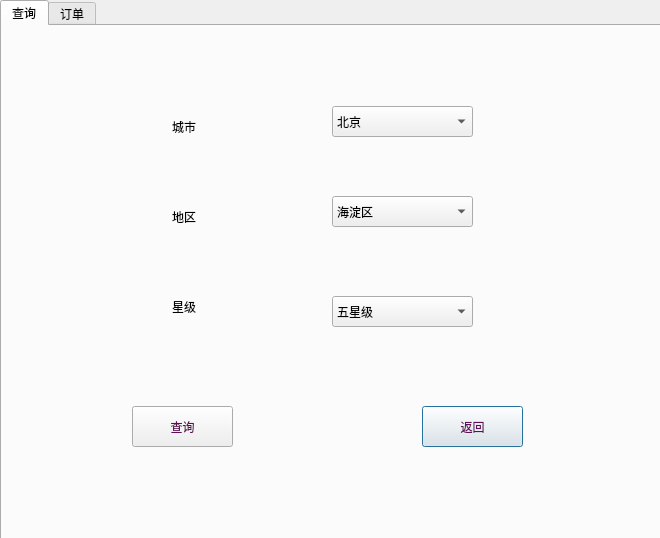
<?xml version="1.0" encoding="UTF-8"?>
<ui version="4.0">
 <class>customer_run</class>
 <widget class="QDialog" name="customer_run">
  <property name="geometry">
   <rect>
    <x>0</x>
    <y>0</y>
    <width>660</width>
    <height>538</height>
   </rect>
  </property>
  <property name="windowTitle">
   <string>顾客</string>
  </property>
  <widget class="QTabWidget" name="tabWidget">
   <property name="geometry">
    <rect>
     <x>0</x>
     <y>0</y>
     <width>661</width>
     <height>541</height>
    </rect>
   </property>
   <property name="currentIndex">
    <number>0</number>
   </property>
   <widget class="QWidget" name="tab">
    <attribute name="title">
     <string>查询</string>
    </attribute>
    <widget class="QPushButton" name="back">
     <property name="geometry">
      <rect>
       <x>420</x>
       <y>380</y>
       <width>101</width>
       <height>41</height>
      </rect>
     </property>
     <property name="styleSheet">
      <string notr="true">QPushButton
{
border-image: url(:/Image/kuang8.png);
font: 100 11pt &quot;方正清刻本悦宋简体&quot;;
color:rgb(96, 14, 89)
}
QPushButton:hover
{
border-image: url(:/Image/kuang9.png);
font: 100 11pt &quot;方正清刻本悦宋简体&quot;;
color:rgb(148, 17, 137)
}
QPushButton:pressed
{
border-image: url(:/Image/kuang10.png);
font: 100 11pt &quot;方正清刻本悦宋简体&quot;;
color:rgb(86, 11, 80)
}</string>
     </property>
     <property name="text">
      <string>返回</string>
     </property>
    </widget>
    <widget class="QPushButton" name="find">
     <property name="geometry">
      <rect>
       <x>130</x>
       <y>380</y>
       <width>101</width>
       <height>41</height>
      </rect>
     </property>
     <property name="styleSheet">
      <string notr="true">QPushButton
{
border-image: url(:/Image/kuang8.png);
font: 100 11pt &quot;方正清刻本悦宋简体&quot;;
color:rgb(96, 14, 89)
}
QPushButton:hover
{
border-image: url(:/Image/kuang9.png);
font: 100 11pt &quot;方正清刻本悦宋简体&quot;;
color:rgb(148, 17, 137)
}
QPushButton:pressed
{
border-image: url(:/Image/kuang10.png);
font: 100 11pt &quot;方正清刻本悦宋简体&quot;;
color:rgb(86, 11, 80)
}</string>
     </property>
     <property name="text">
      <string>查询</string>
     </property>
    </widget>
    <widget class="QLabel" name="label">
     <property name="geometry">
      <rect>
       <x>170</x>
       <y>80</y>
       <width>101</width>
       <height>41</height>
      </rect>
     </property>
     <property name="styleSheet">
      <string notr="true">font: 20pt &quot;方正呐喊体&quot;;</string>
     </property>
     <property name="text">
      <string>城市</string>
     </property>
    </widget>
    <widget class="QLabel" name="label_2">
     <property name="geometry">
      <rect>
       <x>170</x>
       <y>160</y>
       <width>91</width>
       <height>61</height>
      </rect>
     </property>
     <property name="styleSheet">
      <string notr="true">font: 20pt &quot;方正呐喊体&quot;;</string>
     </property>
     <property name="text">
      <string>地区</string>
     </property>
    </widget>
    <widget class="QLabel" name="label_3">
     <property name="geometry">
      <rect>
       <x>170</x>
       <y>260</y>
       <width>81</width>
       <height>41</height>
      </rect>
     </property>
     <property name="styleSheet">
      <string notr="true">font: 20pt &quot;方正呐喊体&quot;;</string>
     </property>
     <property name="text">
      <string>星级</string>
     </property>
    </widget>
    <widget class="QComboBox" name="city">
     <property name="geometry">
      <rect>
       <x>330</x>
       <y>80</y>
       <width>141</width>
       <height>31</height>
      </rect>
     </property>
     <property name="styleSheet">
      <string notr="true">font: 11pt &quot;方正清刻本悦宋简体&quot;;</string>
     </property>
     <item>
      <property name="text">
       <string>北京</string>
      </property>
     </item>
     <item>
      <property name="text">
       <string>上海</string>
      </property>
     </item>
    </widget>
    <widget class="QComboBox" name="area">
     <property name="geometry">
      <rect>
       <x>330</x>
       <y>170</y>
       <width>141</width>
       <height>31</height>
      </rect>
     </property>
     <property name="styleSheet">
      <string notr="true">font: 11pt &quot;方正清刻本悦宋简体&quot;;</string>
     </property>
     <item>
      <property name="text">
       <string>海淀区</string>
      </property>
     </item>
     <item>
      <property name="text">
       <string>朝阳区</string>
      </property>
     </item>
    </widget>
    <widget class="QComboBox" name="star">
     <property name="geometry">
      <rect>
       <x>330</x>
       <y>270</y>
       <width>141</width>
       <height>31</height>
      </rect>
     </property>
     <property name="styleSheet">
      <string notr="true">font: 11pt &quot;方正清刻本悦宋简体&quot;;</string>
     </property>
     <item>
      <property name="text">
       <string>五星级</string>
      </property>
     </item>
     <item>
      <property name="text">
       <string>四星级</string>
      </property>
     </item>
     <item>
      <property name="text">
       <string>三星级</string>
      </property>
     </item>
     <item>
      <property name="text">
       <string>二星级</string>
      </property>
     </item>
     <item>
      <property name="text">
       <string>一星级</string>
      </property>
     </item>
    </widget>
   </widget>
   <widget class="QWidget" name="tab_2">
    <attribute name="title">
     <string>订单</string>
    </attribute>
    <widget class="QTableWidget" name="tableWidget">
     <property name="geometry">
      <rect>
       <x>10</x>
       <y>60</y>
       <width>641</width>
       <height>301</height>
      </rect>
     </property>
     <property name="showGrid">
      <bool>false</bool>
     </property>
     <column>
      <property name="text">
       <string>酒店</string>
      </property>
     </column>
     <column>
      <property name="text">
       <string>房型</string>
      </property>
     </column>
     <column>
      <property name="text">
       <string>单间</string>
      </property>
     </column>
     <column>
      <property name="text">
       <string>状态</string>
      </property>
     </column>
     <column>
      <property name="text">
       <string>选择</string>
      </property>
     </column>
    </widget>
    <widget class="QPushButton" name="look">
     <property name="geometry">
      <rect>
       <x>140</x>
       <y>420</y>
       <width>101</width>
       <height>41</height>
      </rect>
     </property>
     <property name="styleSheet">
      <string notr="true">QPushButton
{
border-image: url(:/Image/kuang8.png);
font: 100 11pt &quot;方正清刻本悦宋简体&quot;;
color:rgb(96, 14, 89)
}
QPushButton:hover
{
border-image: url(:/Image/kuang9.png);
font: 100 11pt &quot;方正清刻本悦宋简体&quot;;
color:rgb(148, 17, 137)
}
QPushButton:pressed
{
border-image: url(:/Image/kuang10.png);
font: 100 11pt &quot;方正清刻本悦宋简体&quot;;
color:rgb(86, 11, 80)
}</string>
     </property>
     <property name="text">
      <string>查看</string>
     </property>
    </widget>
    <widget class="QPushButton" name="back_2">
     <property name="geometry">
      <rect>
       <x>380</x>
       <y>420</y>
       <width>101</width>
       <height>41</height>
      </rect>
     </property>
     <property name="styleSheet">
      <string notr="true">QPushButton
{
border-image: url(:/Image/kuang8.png);
font: 100 11pt &quot;方正清刻本悦宋简体&quot;;
color:rgb(96, 14, 89)
}
QPushButton:hover
{
border-image: url(:/Image/kuang9.png);
font: 100 11pt &quot;方正清刻本悦宋简体&quot;;
color:rgb(148, 17, 137)
}
QPushButton:pressed
{
border-image: url(:/Image/kuang10.png);
font: 100 11pt &quot;方正清刻本悦宋简体&quot;;
color:rgb(86, 11, 80)
}</string>
     </property>
     <property name="text">
      <string>取消</string>
     </property>
    </widget>
    <widget class="QLabel" name="label_4">
     <property name="geometry">
      <rect>
       <x>20</x>
       <y>10</y>
       <width>111</width>
       <height>41</height>
      </rect>
     </property>
     <property name="styleSheet">
      <string notr="true">font: 25 14pt &quot;方正经黑简体&quot;;</string>
     </property>
     <property name="text">
      <string>我的订单</string>
     </property>
    </widget>
    <widget class="QPushButton" name="fresh">
     <property name="geometry">
      <rect>
       <x>520</x>
       <y>370</y>
       <width>101</width>
       <height>41</height>
      </rect>
     </property>
     <property name="styleSheet">
      <string notr="true">QPushButton
{
border-image: url(:/Image/kuang8.png);
font: 100 11pt &quot;方正清刻本悦宋简体&quot;;
color:rgb(96, 14, 89)
}
QPushButton:hover
{
border-image: url(:/Image/kuang9.png);
font: 100 11pt &quot;方正清刻本悦宋简体&quot;;
color:rgb(148, 17, 137)
}
QPushButton:pressed
{
border-image: url(:/Image/kuang10.png);
font: 100 11pt &quot;方正清刻本悦宋简体&quot;;
color:rgb(86, 11, 80)
}</string>
     </property>
     <property name="text">
      <string>刷新</string>
     </property>
    </widget>
   </widget>
  </widget>
 </widget>
 <resources/>
 <connections/>
</ui>
